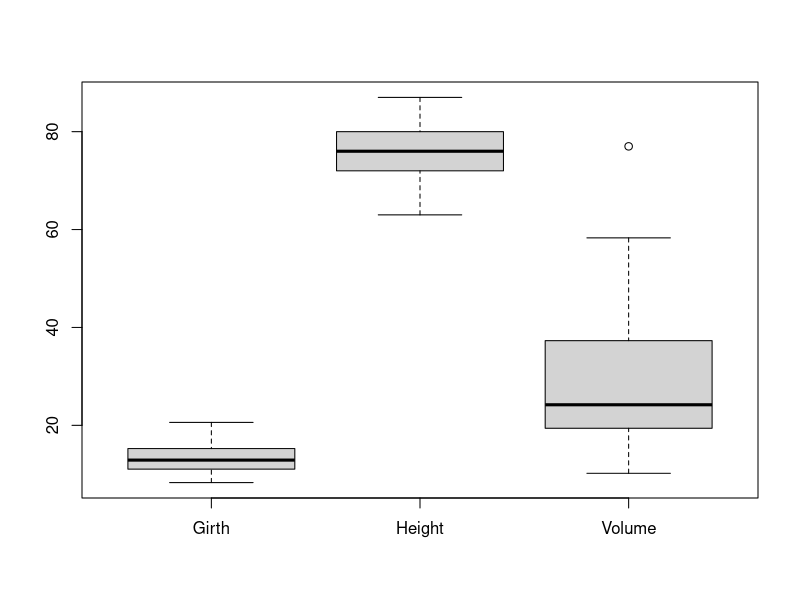
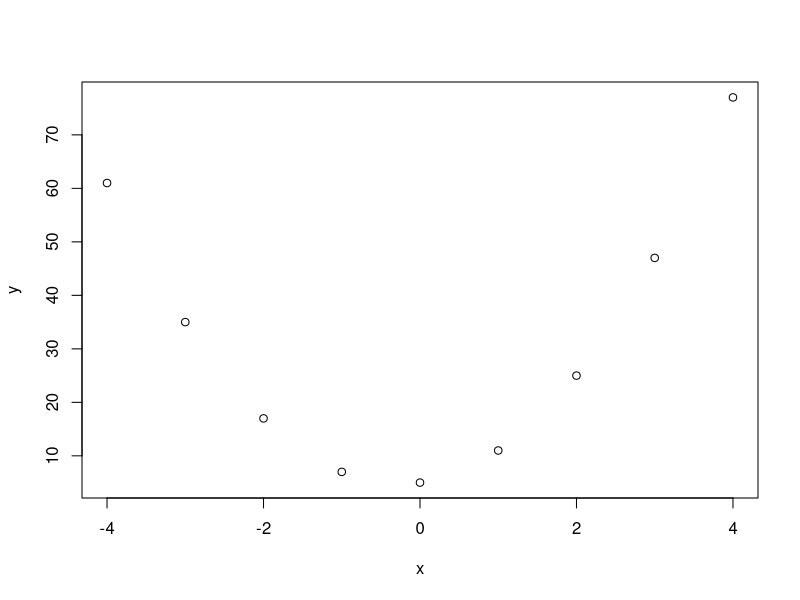
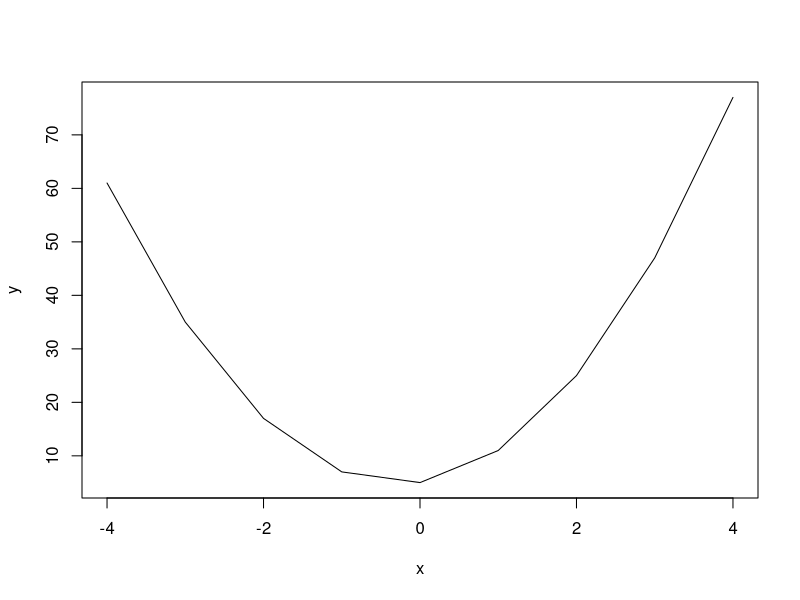
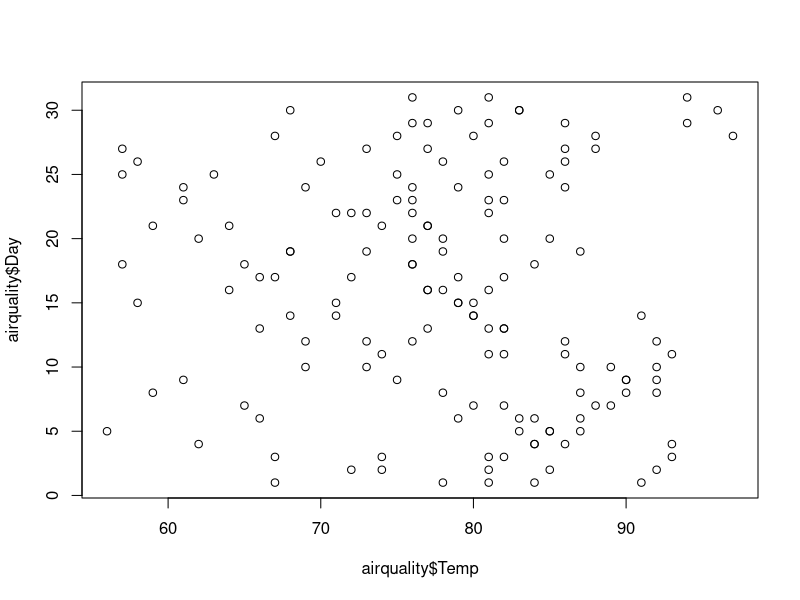
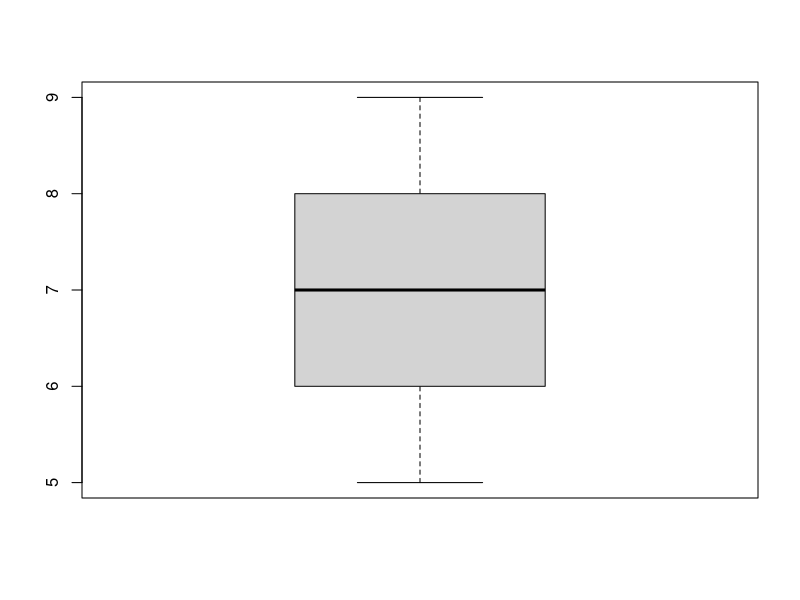
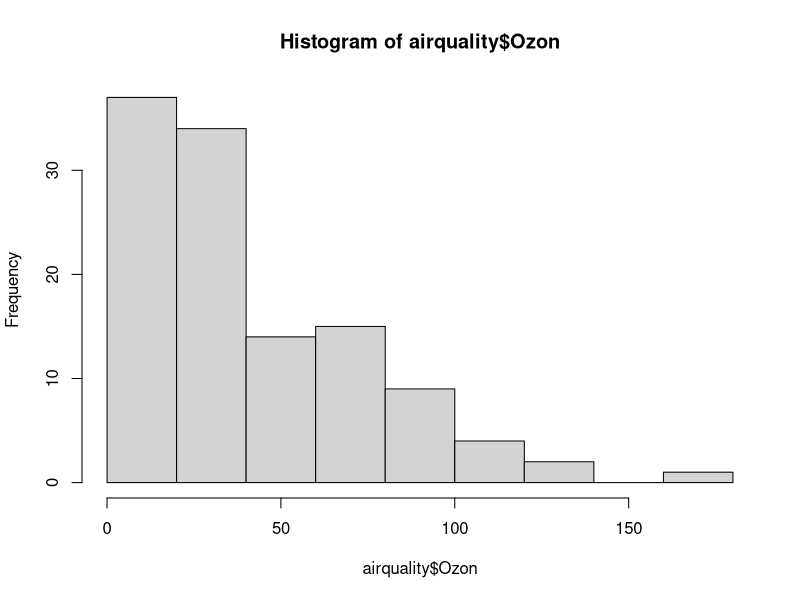

Here is the R script that generated these plots, in order:
# (1) Describe the built-in R-data set "trees":

# (a)  Perform a summary of all variables in "trees ".
summary(trees)
#     Girth           Height       Volume     
# Min.   : 8.30   Min.   :63   Min.   :10.20  
# 1st Qu.:11.05   1st Qu.:72   1st Qu.:19.40  
# Median :12.90   Median :76   Median :24.20  
# Mean   :13.25   Mean   :76   Mean   :30.17  
# 3rd Qu.:15.25   3rd Qu.:80   3rd Qu.:37.30  
# Max.   :20.60   Max.   :87   Max.   :77.00  

# (b) Examine the two measures of center for the variable Volume:
# from previous question (a) show that:
# Volume----> mean = 30.17 & median = 24.40

# (c) Compute the mean of Height:
mean(trees$Height)
# 76

# (d) Which variable has the highest standard deviation:
Grithsd<-sd(trees$Girth); 
Heightsd<-sd(trees$Height);
Volumesd<-sd(trees$Volume);
maxSd<-max(c(Grithsd,Heightsd,Volumesd));
if(maxSd==Grithsd){
    print("Girth sd is max = ")
}else if (maxSd==Heightsd) {
   print("Height sd is max = ")
}else{
    print("Volume sd is max = ")
}
print(maxSd)

# (e) What are the standard deviations of these variables:
Grithsd<-sd(trees$Girth); 
Grithsd
Heightsd<-sd(trees$Height);
Heightsd
Volumesd<-sd(trees$Volume);
Volumesd

# (f) Calculate the maximum and minimum value of Girth in one command:
range(trees$Girth)
#   8.3 20.6

# (g) Calculate the inter quartile range of Volume
IQR(trees$Volume)
# 17.9

# (h) Construct the boxplot of the tree data, are there outliers? Explain.
boxplot(trees)
# In Volume data there is outlier the maxium very high to the others

# (2) Consider the quadratic function
x<- -4:4
y<-4*x^2 + 2*x + 5
plot(x, y,type = "p")
plot(x, y,type = "l")

# (3) Describe the built-in R-data set " airquality"

# (a) Create a data frame called " airquality1" and insert the airquality into it
airquality1=data.frame(airquality,na.rm=T)

# (b) Calculate the mean and the variance of Ozone data
meanOzone=mean(airquality$Ozone, na.rm=TRUE)
meanOzone
# 42.12931
varOzone=var(airquality$Ozone, na.rm=TRUE)
varOzone
# 1088.201

# (c) Make a description statistics of the Solar.R data
summary(airquality$Solar.R)
# Min. 1st Qu.  Median    Mean 3rd Qu.    Max.    NA's 
#    7.0   115.8   205.0   185.9   258.8   334.0       7 
  
# (d) Calculate the deciles of the Temp data
quantile(airquality$Temp,seq(0,1,.1))
#  0%  10%  20%  30%  40%  50%  60%  70%  80%  90% 100% 
# 56.0 64.2 69.0 74.0 76.8 79.0 81.0 83.0 86.0 90.0 97.0 

# (e) Calculate the 35th , 45th and the 67th percentiles of the Wind data
quantile(airquality$Wind, probs = c(.35,.45,.67))
#  35%   45%   67% 
# 8.12  9.20 11.50 

# (f) Construct a plot of Temp against a Day
plot(airquality$Temp,airquality$Day)

# (g) Create a boxplot of Month data
boxplot(airquality$Month)

# (h) Draw the histogram of Ozon data
hist(airquality$Ozon) 

# (i) Give visual summaries of all variables
summary(airquality)
#     Ozone           Solar.R           Wind             Temp           Month            Day      
# Min.   :  1.00   Min.   :  7.0   Min.   : 1.700   Min.   :56.00   Min.   :5.000   Min.   : 1.0  
# 1st Qu.: 18.00   1st Qu.:115.8   1st Qu.: 7.400   1st Qu.:72.00   1st Qu.:6.000   1st Qu.: 8.0  
# Median : 31.50   Median :205.0   Median : 9.700   Median :79.00   Median :7.000   Median :16.0  
# Mean   : 42.13   Mean   :185.9   Mean   : 9.958   Mean   :77.88   Mean   :6.993   Mean   :15.8  
# 3rd Qu.: 63.25   3rd Qu.:258.8   3rd Qu.:11.500   3rd Qu.:85.00   3rd Qu.:8.000   3rd Qu.:23.0  
# Max.   :168.00   Max.   :334.0   Max.   :20.700   Max.   :97.00   Max.   :9.000   Max.   :31.0  
# NA's   :37       NA's   :7                                                                      
